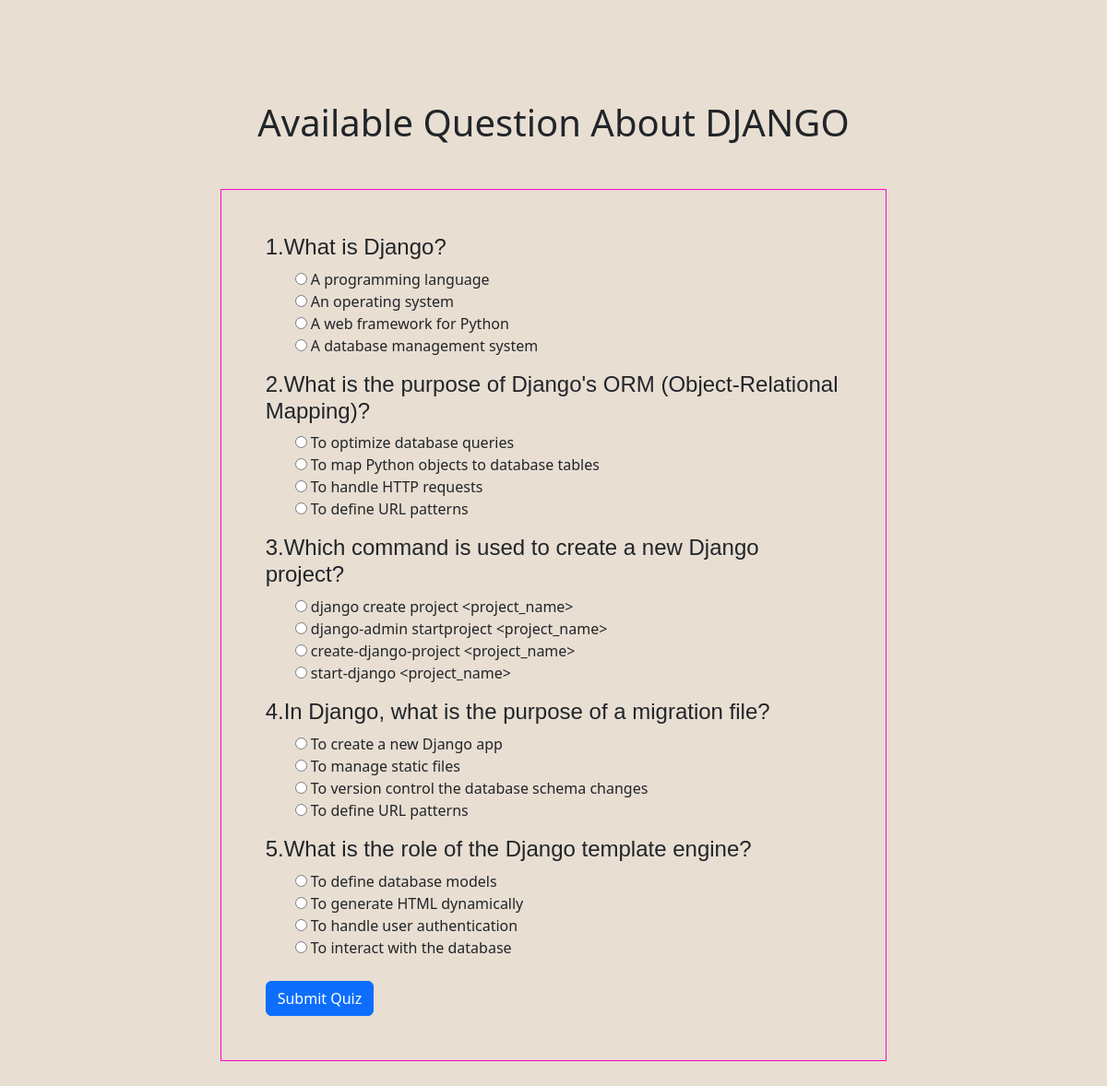
Screenshot of /quiz/9/ with the database file from the repository.
### home/models.py (models this page shows, shortened)
class Quiz(models.Model):
    title = models.CharField(max_length=200)

class Question(models.Model):
    quiz = models.ForeignKey(Quiz, on_delete=models.CASCADE)
    question_text = models.TextField()

class Answer(models.Model):
    question = models.ForeignKey(Question, on_delete=models.CASCADE)
    answer_text = models.CharField(max_length=200)
    is_correct = models.BooleanField(default=False)

### home/views.py (the view)
# urls.py: path('quiz/<int:quiz_id>/', views.start_quiz, name='start_quiz'),
def start_quiz(request, quiz_id):
    quiz = get_object_or_404(Quiz, pk=quiz_id)
    questions = Question.objects.filter(quiz=quiz)
    return render(request, 'quiz/start_quiz.html', {'quiz': quiz, 'questions': questions})

### home/context_processors.py (called while the page is built)
def QuizList(request):
    quizzes = Quiz.objects.all()
    return {'quizzes': quizzes}

### template/quiz/start_quiz.html (shortened to what this page needs)
<!DOCTYPE html>
<html>
<head>
    <link rel="stylesheet" href="https://cdnjs.cloudflare.com/ajax/libs/font-awesome/6.4.2/css/all.min.css" />
    <link href="https://cdn.jsdelivr.net/npm/bootstrap@5.3.2/dist/css/bootstrap.min.css" rel="stylesheet">
    <link rel="stylesheet" href="/static/style.css">
</head>
<body>
              <section id="feacher">
                <div class="feachers-section px-5 py-5">
                  <h1 class="text-center mt-5">Available Question About {{ quiz.title }}</h1>
                  <div class="container">
                    <div class="row mt-5">
                      <div class="col-lg-2">
                      </div>
                      <div class="col-lg-8 p-5" style="border:1px solid #ff02c0;">
                        <form method="post"  action="{% url 'submit_quiz' quiz.id %}" >
                            {% for question in questions %}
                                  <h4> {{ question.question_text }} </h4>
                                  <ul style="list-style-type: none;">
                                    {% for answer in question.answer_set.all %}
                                      <li>
                                        <input type="radio" id="quiz{{ answer.id }}" name="question_{{ question.id }}" value="{{ answer.id }}">
                                        <label for="quiz{{ answer.id }}">{{ answer.answer_text }}</label>
                                      </li>
                                    {% endfor %}
                                  </ul>
                            {% endfor %}
                            <input class="btn btn-primary mt-2" type="submit" value="Submit Quiz">
                          </form>
                      </div>
                      <div class="col-lg-2">
                      </div>
                    </div>
                  </div>
                </div>
              </section>
</body>
</html>

### static/style.css (style rules this page uses)
html { scroll-behavior: smooth; }
h2,h3,h4,h5,h6 { font-family: 'Akshar', sans-serif; }
#feacher { padding: 5px 10px; background-color: #e8ded2; }

### rows the page displays
Quiz: title "DJANGO"
Question: question_text "1.What is Django?"
Answer: answer_text "A programming language"
Answer: answer_text "An operating system"
Answer: answer_text "A web framework for Python"
Answer: answer_text "A database management system"
Question: question_text "2.What is the purpose of Django's ORM (Object-Relational Mapping)?"
Answer: answer_text "To optimize database queries"
Answer: answer_text "To map Python objects to database tables"
Answer: answer_text "To handle HTTP requests"
Answer: answer_text "To define URL patterns"
Question: question_text "3.Which command is used to create a new Django project?"
Answer: answer_text "django create project <project_name>"
Answer: answer_text "django-admin startproject <project_name>"
Answer: answer_text "create-django-project <project_name>"
Answer: answer_text "start-django <project_name>"
Question: question_text "4.In Django, what is the purpose of a migration file?"
Answer: answer_text "To create a new Django app"
Answer: answer_text "To manage static files"
Answer: answer_text "To version control the database schema changes"
Answer: answer_text "To define URL patterns"
Question: question_text "5.What is the role of the Django template engine?"
Answer: answer_text "To define database models"
Answer: answer_text "To generate HTML dynamically"
Answer: answer_text "To handle user authentication"
Answer: answer_text "To interact with the database"
